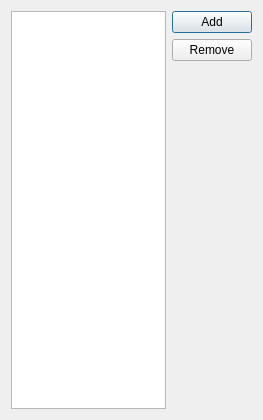
<?xml version="1.0" encoding="UTF-8"?>
<ui version="4.0">
 <class>ViewDialog</class>
 <widget class="QDialog" name="ViewDialog">
  <property name="geometry">
   <rect>
    <x>0</x>
    <y>0</y>
    <width>263</width>
    <height>420</height>
   </rect>
  </property>
  <property name="windowTitle">
   <string>Dialog</string>
  </property>
  <layout class="QHBoxLayout" name="horizontalLayout">
   <item>
    <widget class="QListWidget" name="viewList"/>
   </item>
   <item>
    <layout class="QVBoxLayout" name="verticalLayout">
     <item>
      <widget class="QPushButton" name="addViewButton">
       <property name="text">
        <string>Add</string>
       </property>
      </widget>
     </item>
     <item>
      <widget class="QPushButton" name="removeViewButton">
       <property name="text">
        <string>Remove</string>
       </property>
      </widget>
     </item>
     <item>
      <spacer name="verticalSpacer">
       <property name="orientation">
        <enum>Qt::Vertical</enum>
       </property>
       <property name="sizeHint" stdset="0">
        <size>
         <width>20</width>
         <height>40</height>
        </size>
       </property>
      </spacer>
     </item>
    </layout>
   </item>
  </layout>
 </widget>
 <resources/>
 <connections/>
</ui>
